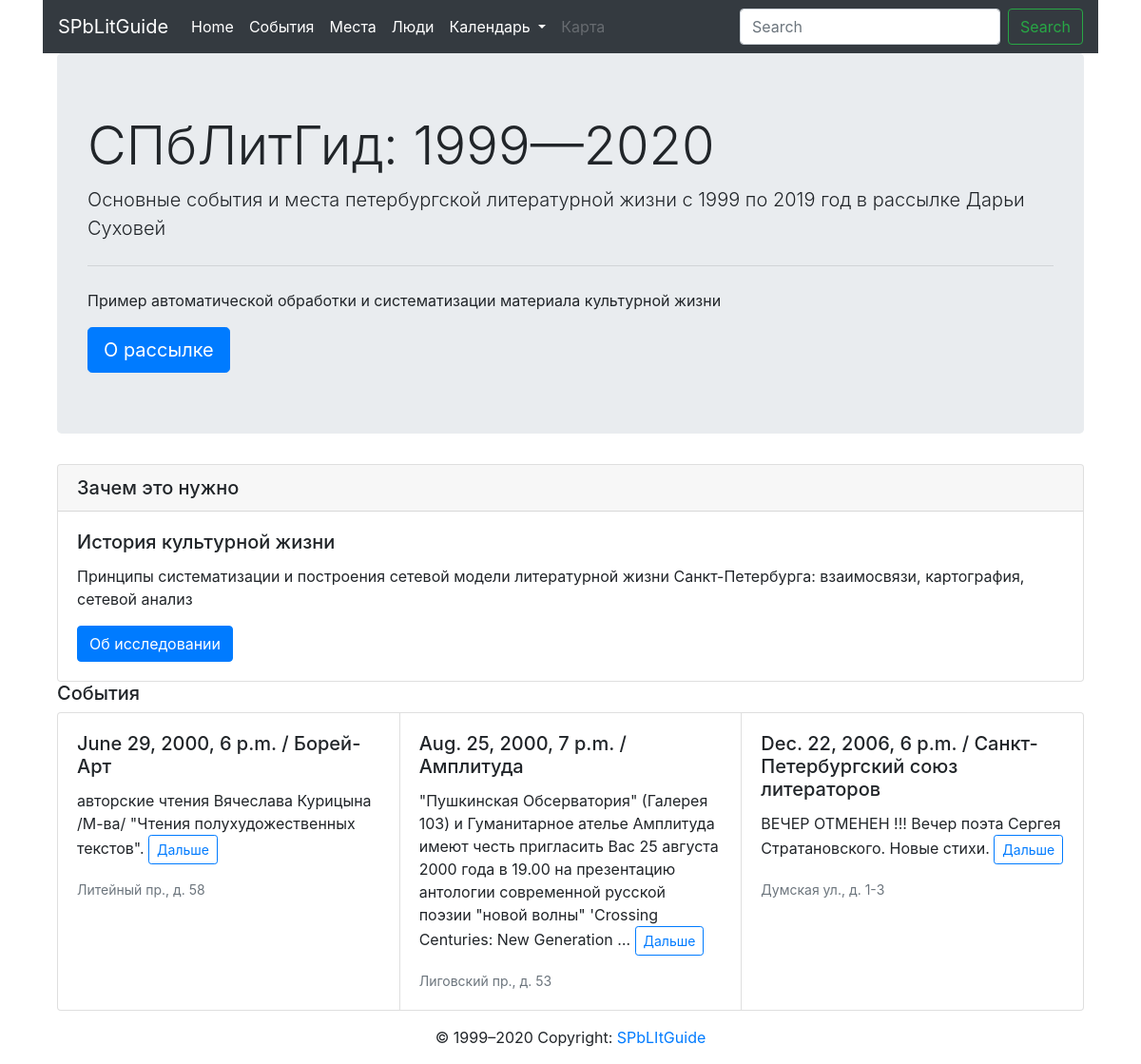
/, run on an earlier commit of the app's database.
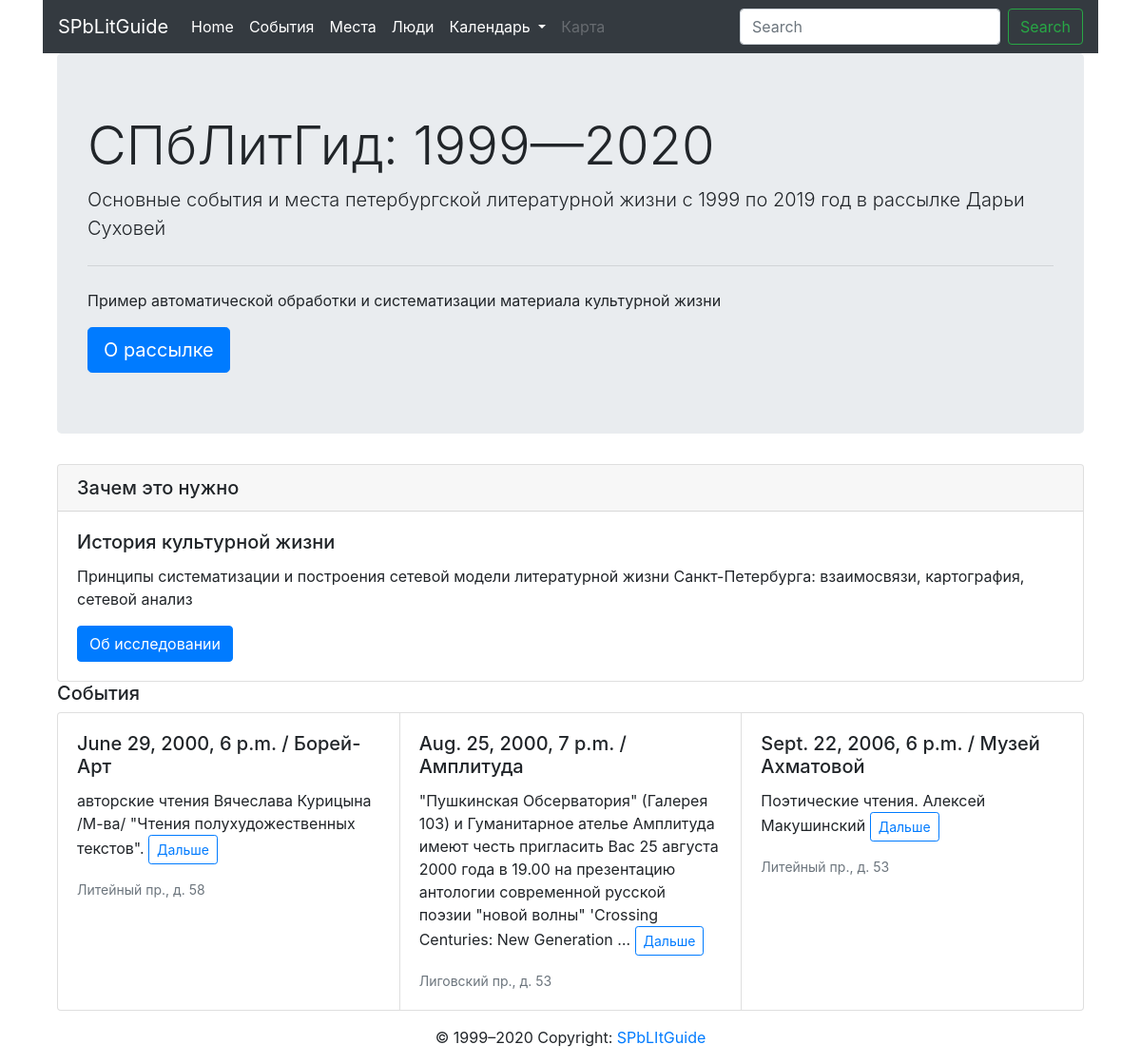
And on a later commit of the database.
### core/models.py (models this page shows, shortened)
class Event(models.Model):
	description = models.TextField()
	date = models.DateTimeField(auto_now=False, auto_now_add=False)
	place = models.ForeignKey(
		Place, on_delete=models.CASCADE, blank=True, null=True)
	adress = models.ForeignKey(
		Adress, on_delete=models.CASCADE, blank=True, null=True)
	people = models.ManyToManyField(Person, blank=True)
	class Meta:
		app_label = 'core'
		verbose_name = 'Event'
		ordering = ['date']

class Place(models.Model):
	name = models.CharField(max_length=300)
	class Meta:
		app_label = 'core'
		verbose_name = 'Place'

class Adress(models.Model):
	name = models.CharField(max_length=300)
	coordinates = models.CharField(
		max_length=300, blank=True, null=True)
	class Meta:
		app_label = 'core'
		verbose_name = 'Adress'

### core/views.py (the view)
# urls.py: path('', views.index, name='index'),
def index(request):
	cards = Event.objects.all()[:3]
	return render(request, 'core/index.html', {'cards': cards})

### core/templates/core/index.html
{% extends 'base.html' %}
{% block content %}
{% include 'jumbotron_index.html' %}
{% include 'meta.html' %}
<div class='container'>
<h5>События</h5>
<div class="card-group">
	{% for card in cards %}
  <div class="card">
    <div class="card-body">
      <h5 class="card-title">{{ card.date }} / {{ card.place.name }} </h5>
      <p class="card-text">{{ card.description|truncatewords:30 }}
      <a href="{% url 'core:one_event' card.id %}" class="btn btn-outline-primary btn-sm">Дальше</a></p>
      <p class="card-text"><small class="text-muted">{{ card.adress.name }}</small></p>
    </div>
  </div>
{% endfor %}
</div>
</div>
{% endblock %}

### templates/base.html (shortened to what this page needs)
{% load bootstrap4 %}
{% bootstrap_css %}
{% include 'nav.html' %}
<div class="container">
  {% block content %} {% endblock %}
</div>
<footer class="page-footer font-small blue">
  <div class="footer-copyright text-center py-3">© 1999–2020 Copyright:
    <a href="https://isvoe.ru/spblitgid">SPbLItGuide</a>
  </div>
</footer>

### templates/nav.html (shortened to what this page needs)
{% load static %}
<!doctype html>
<html lang="en">
  <head>
  </head>
  <body>
<div class='container'>
<nav class="navbar navbar-expand-lg navbar-dark bg-dark">
  <a class="navbar-brand" href="{% url 'core:index' %}">SPbLitGuide</a>
  <div class="collapse navbar-collapse" id="navbarSupportedContent">
    <ul class="navbar-nav mr-auto">
      <li class="nav-item active">
        <a class="nav-link" href="{% url 'core:index' %}">Home <span class="sr-only">(current)</span></a>
      </li>
      <li class="nav-item active">
        <a class="nav-link" href="{% url 'core:events' %}">События</a>
      </li>
       <li class="nav-item active">
        <a class="nav-link" href="{% url 'core:places' %}">Места</a>
      </li>
        <li class="nav-item active">
        <a class="nav-link" href="{% url 'core:persons' %}">Люди</a>
      </li>
      <li class="nav-item active dropdown">
        <a class="nav-link dropdown-toggle" href="#" id="navbarDropdown" role="button" data-toggle="dropdown" aria-haspopup="true" aria-expanded="false">
          Календарь
        </a>
      </li>
      <li class="nav-item">
        <a class="nav-link disabled" href="#" tabindex="-1" aria-disabled="true">Карта</a>
      </li>
    </ul>
    <form class="form-inline my-2 my-lg-0">
      <input class="form-control mr-sm-2" type="search" placeholder="Search" aria-label="Search">
      <button class="btn btn-outline-success my-2 my-sm-0" type="submit">Search</button>
    </form>
  </div>
</nav>
</div>

### templates/jumbotron_index.html
<div class="container">
<div class="jumbotron">
  <h1 class="display-4">СПбЛитГид: 1999—2020</h1>
  <p class="lead">Основные события и места петербургской литературной жизни с 1999 по 2019 год в рассылке Дарьи Суховей</p>
  <hr class="my-4">
  <p>Пример автоматической обработки и систематизации материала культурной жизни</p>
  <a class="btn btn-primary btn-lg" href="#" role="button">О рассылке</a>
</div>

### templates/meta.html
<div class="card">
  <h5 class="card-header">Зачем это нужно</h5>
  <div class="card-body">
    <h5 class="card-title">История культурной жизни</h5>
    <p class="card-text">Принципы систематизации и построения сетевой модели литературной жизни Санкт-Петербурга: взаимосвязи, картография, сетевой анализ</p>
{% block research %}
    <a href='{% url "core:research" %}' class="btn btn-primary">Об исследовании</a>
  {% endblock %}
  </div>
</div>
</div>

What changed in the data, as far as the page shows it:
removed Event: date "Dec. 22, 2006, 6 p.m.", place.name "Санкт-Петербургский союз литераторов", description "ВЕЧЕР ОТМЕНЕН !!! Вечер поэта Сергея Стратановского. Новые стихи.", adress.name "Думская ул., д. 1-3"
added Event: date "Sept. 22, 2006, 6 p.m.", place.name "Музей Ахматовой", description "Поэтические чтения. Алексей Макушинский", adress.name "Литейный пр., д. 53"
